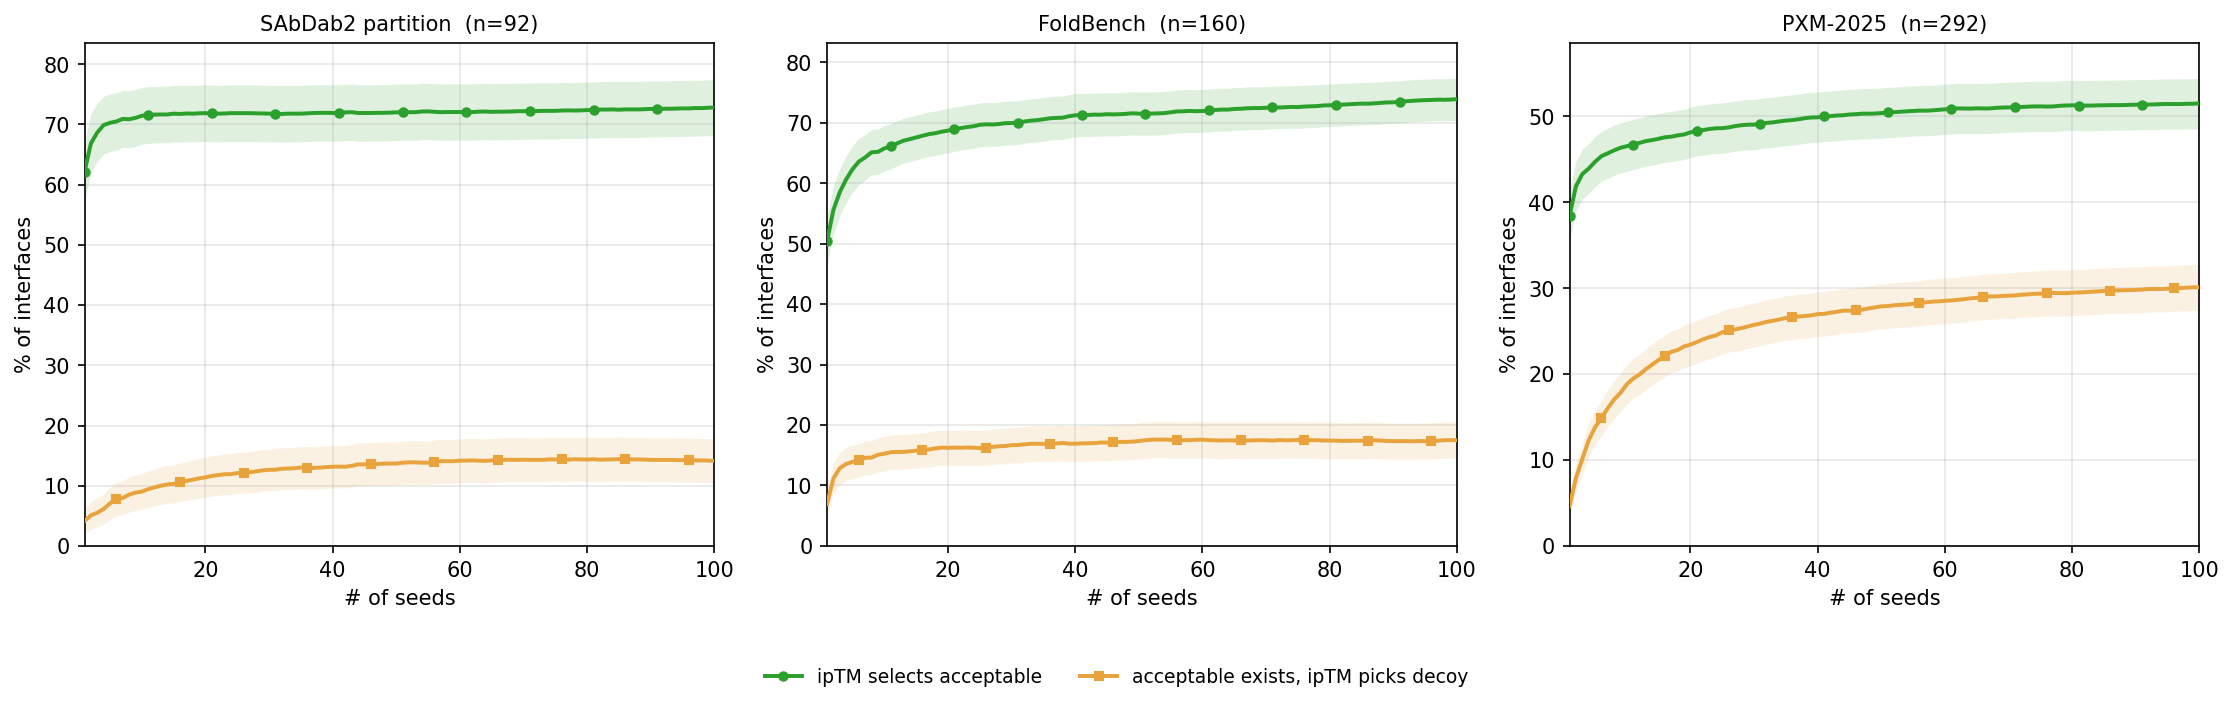

Recreate this plot in Python.
#!/usr/bin/env python
"""Where each interface stands as the candidate budget grows, on all three benchmarks.

THE QUESTION. Given N seeds of free folds for an interface, ipTM picks one pose. Three things can
happen, and they partition the interfaces:

  acceptable     ipTM selected a pose with DockQ >= 0.23
  decoy          an acceptable pose was in the pool and ipTM picked a worse one  <- SELECTION failure
  no acceptable  the pool contains no acceptable pose at all                     <- GENERATION failure

Separating the last two is the point. "No acceptable" can only be fixed by folding more or folding
better; "decoy" is the part a confidence head could recover, and it is the ceiling on everything
this project is doing. Plotting them against N shows how that ceiling moves with budget -- a method
that beats a 50-seed baseline by selecting better is worth something only if the decoy band is
large at 50 seeds.

SELECTION RULE, MATCHING THE EVALUATOR EXACTLY. max by (pair_iptm, -seed, -sample), the same
explicit tie-break phase_k_eval._pick uses, so two poses with equal ipTM cannot be resolved
differently here than there.

THE POOL IS THE FIRST N SEEDS BY SORTED SEED NUMBER, with every sample of those seeds. The three
benchmarks use different seed ranges -- validation 400000+, FoldBench a mix of 101-200, 501-510 and
600000+, PXM its own -- so "seed N" is a position, not a value.

A FIXED INTERFACE SET ACROSS THE WHOLE AXIS. Only interfaces with at least --max-budget seeds are
included, so the denominator does not change with N. Every interface of all three benchmarks
clears 100, so nothing is dropped at the default.

  figures/selection_vs_budget.py --out figures/selection_vs_budget.png
"""
import argparse
import collections
import csv
import os
import random

import matplotlib
matplotlib.use("Agg")
import matplotlib.pyplot as plt

ACCEPTABLE = 0.23

# Each benchmark's table and the column names it happens to use. The schemas differ; the maths
# does not.
BENCH = [
    # NOT "Validation": that reads like a generic split, when it is specifically the held-out
    # partition of SAbDab2 this project trains against -- 53 structures, 92 interfaces -- and the
    # other two panels are named benchmarks.
    ("SAbDab2 partition", "extra_training/validation/fold/results.csv", "iface", "seed", "sample",
     "dockq", "iptm"),
    ("FoldBench", "experimental_data/protenix/foldbench/foldbench_baseline_results.csv", "iface",
     "seed", "sample", "dockq", "pair_iptm"),
    ("PXM-2025", "experimental_data/protenix/pxm2025/pxm2025_baseline_results.csv", "iface",
     "seed", "sample", "dockq", "pair_iptm"),
]
# acceptable / decoy / no-acceptable. Green for what works, amber for what a better head could
# recover, grey for what it could not.
# TWO CURVES, NOT THREE. The three categories partition the interfaces, so the third is
# 100 - selected - decoy and carries no information the other two do not. Dropping it also removes
# the only pair that overlapped.
COLORS = ["#2ca02c", "#e8a33d"]
LABELS = ["ipTM selects acceptable", "acceptable exists, ipTM picks decoy"]
MARKERS = ["o", "s"]
MARKEVERY = [(0, 10), (5, 10)]


def sem(p, n):
    """Standard error of a proportion over n interfaces: sqrt(p(1-p)/n).

    The quantity on each curve is a fraction of interfaces, so its uncertainty is binomial in the
    interface count -- not a spread over seeds. n is fixed across the axis by construction (only
    interfaces reaching --max-budget are counted), so the band narrows only where p approaches 0
    or 1, which is the honest behaviour: a category at 5% is better determined than one at 50%.
    """
    return (p * (1.0 - p) / n) ** 0.5 if n else 0.0


def curves(path, ic, sc, smc, dc, qc, max_budget, draws, rng_seed=0):
    """Fractions in each category for N = 1..max_budget, BOOTSTRAPPED over random seed subsets.

    WHY NOT THE FIRST N SEEDS. The first version of this figure took seeds in sorted order, which
    is one deterministic draw rather than an expectation over which N seeds you happen to have.
    Checked against Protenix's published FoldBench-AB curve (104/160, the same set): first-N gave
    45.6% at N=1 against a bootstrap's 50.6%, and the two agree only once N is large enough that
    the particular subset stops mattering. The published curve carries a shaded band, which is a
    bootstrap by construction. At N=100 both methods give the same answer because the subset IS
    the pool.

    ONE PERMUTATION, SWEPT INCREMENTALLY. For each draw the interface's seeds are shuffled once and
    N walks 1..max_budget, carrying the running best DockQ and the running ipTM-selected pose.
    Re-pooling at every N would be max_budget times the work for the same answer.
    """
    by = collections.defaultdict(list)
    with open(path) as fh:
        for r in csv.DictReader(fh):
            try:
                sd, sm = int(r[sc]), int(r[smc])
                dq, ip = float(r[dc]), float(r[qc])
            except (ValueError, KeyError, TypeError):
                continue
            by[r[ic]].append((sd, sm, ip, dq))
    # EVERY INTERFACE MUST REACH max_budget, so the denominator is constant across the axis.
    kept = {}
    for ifc, rows in by.items():
        if len({t[0] for t in rows}) >= max_budget:
            kept[ifc] = rows
    acc = [0.0] * (max_budget + 1)
    dec = [0.0] * (max_budget + 1)
    non = [0.0] * (max_budget + 1)
    rng = random.Random(rng_seed)
    for ifc, rows in kept.items():
        byseed = collections.defaultdict(list)
        for t in rows:
            byseed[t[0]].append(t)
        seeds = sorted(byseed)
        for _ in range(draws):
            order = seeds[:]
            rng.shuffle(order)
            best_dq = -1.0
            sel = None
            for n in range(1, max_budget + 1):
                for sd, sm, ip, dq in byseed[order[n - 1]]:
                    if dq > best_dq:
                        best_dq = dq
                    cand = (ip, -sd, -sm, dq)
                    if sel is None or cand[:3] > sel[:3]:
                        sel = cand
                _tally(acc, dec, non, n, best_dq, sel)
    n_if = len(kept)
    denom = n_if * draws
    xs = list(range(1, max_budget + 1))
    return (n_if, xs,
            [acc[n] / denom for n in xs], [dec[n] / denom for n in xs],
            [non[n] / denom for n in xs])


def _tally(acc, dec, non, n, best_dq, sel):
    if best_dq < ACCEPTABLE:
        non[n] += 1
    elif sel is not None and sel[3] >= ACCEPTABLE:
        acc[n] += 1
    else:
        dec[n] += 1


def main():
    ap = argparse.ArgumentParser()
    ap.add_argument("--root", default=".")
    ap.add_argument("--max-budget", type=int, default=100)
    ap.add_argument("--draws", type=int, default=40,
                    help="bootstrap draws per interface. The curve is an expectation over which N "
                         "seeds you happen to have, not over the first N by seed number.")
    ap.add_argument("--out", default="figures/selection_vs_budget.png")
    a = ap.parse_args()

    series = []
    for name, rel, ic, sc, smc, dc, qc in BENCH:
        path = os.path.join(a.root, rel)
        if not os.path.exists(path):
            print(f"{name}: {path} absent, skipped")
            continue
        series.append((name,) + curves(path, ic, sc, smc, dc, qc, a.max_budget, a.draws))

    # The numbers, printed as well as drawn -- a figure is read off axes, a table is read exactly.
    for name, n_if, xs, acc, dec, non in series:
        print(f"\n{name}: {n_if} interfaces, {a.draws} bootstrap draws   (value % +/- SEM)")
        print(f"{'N':>4}  {'acceptable':>16} {'decoy':>16} {'none':>16}   {'oracle':>7}")
        for n in (1, 5, 10, 25, 50, 75, 100):
            if n > len(xs):
                continue
            i = n - 1
            print(f"{n:>4}  {acc[i]*100:>8.1f}+/-{sem(acc[i], n_if)*100:<5.1f} "
                  f"{dec[i]*100:>8.1f}+/-{sem(dec[i], n_if)*100:<5.1f} "
                  f"{non[i]*100:>8.1f}+/-{sem(non[i], n_if)*100:<5.1f}   "
                  f"{(acc[i]+dec[i])*100:>6.1f}")

    # EACH PANEL ITS OWN Y AXIS. Shared limits forced PXM's 50% band and FoldBench's 72% band onto
    # one 0-100 scale, which flattened both; per-panel ranges let each curve use its height.
    fig, axes = plt.subplots(1, 3, figsize=(15, 4.6))

    def band(ax, xs, ys, n_if, color):
        lo = [(y - sem(y, n_if)) * 100 for y in ys]
        hi = [(y + sem(y, n_if)) * 100 for y in ys]
        ax.fill_between(xs, lo, hi, color=color, alpha=0.15, linewidth=0, zorder=1)

    for ax, (name, n_if, xs, acc, dec, non) in zip(axes, series):
        shown = (acc, dec)
        for ys, c in zip(shown, COLORS):
            band(ax, xs, ys, n_if, c)
        for i, (ys, c, lbl) in enumerate(zip(shown, COLORS, LABELS)):
            # SOLID THROUGHOUT. The dash patterns existed to separate three curves where two of
            # them coincided; with the grey curve gone nothing overlaps.
            ax.plot(xs, [y * 100 for y in ys], color=c, label=lbl, lw=1.9, ls="-",
                    marker=MARKERS[i], ms=4.0, markevery=MARKEVERY[i], zorder=5 - i)
        # LIMITS FROM THE DATA PLUS THE BANDS, so a SEM band is never clipped at the frame.
        lo = min((y - sem(y, n_if)) * 100 for ys in shown for y in ys)
        hi = max((y + sem(y, n_if)) * 100 for ys in shown for y in ys)
        pad = max(1.0, (hi - lo) * 0.08)
        ax.set_ylim(max(0.0, lo - pad), min(100.0, hi + pad))
        ax.set_title(f"{name}  (n={n_if})", fontsize=10)
        ax.set_xlabel("# of seeds")
        ax.set_xlim(1, a.max_budget)
        ax.set_ylabel("% of interfaces")
        ax.grid(True, alpha=0.3)
    # ONE LEGEND, BELOW THE PANELS. Three legends inside three axes was what overlapped the data;
    # a figure-level legend under the row cannot collide with anything.
    h, l = axes[0].get_legend_handles_labels()
    fig.legend(h, l, loc="upper center", bbox_to_anchor=(0.5, 0.045), ncol=3, fontsize=9,
               frameon=False)
    fig.tight_layout(rect=(0, 0.07, 1, 1))
    tmp = a.out + ".tmp.png"
    fig.savefig(tmp, dpi=150, bbox_inches="tight")
    os.replace(tmp, a.out)
    print(f"\nwrote {a.out}")


if __name__ == "__main__":
    main()
